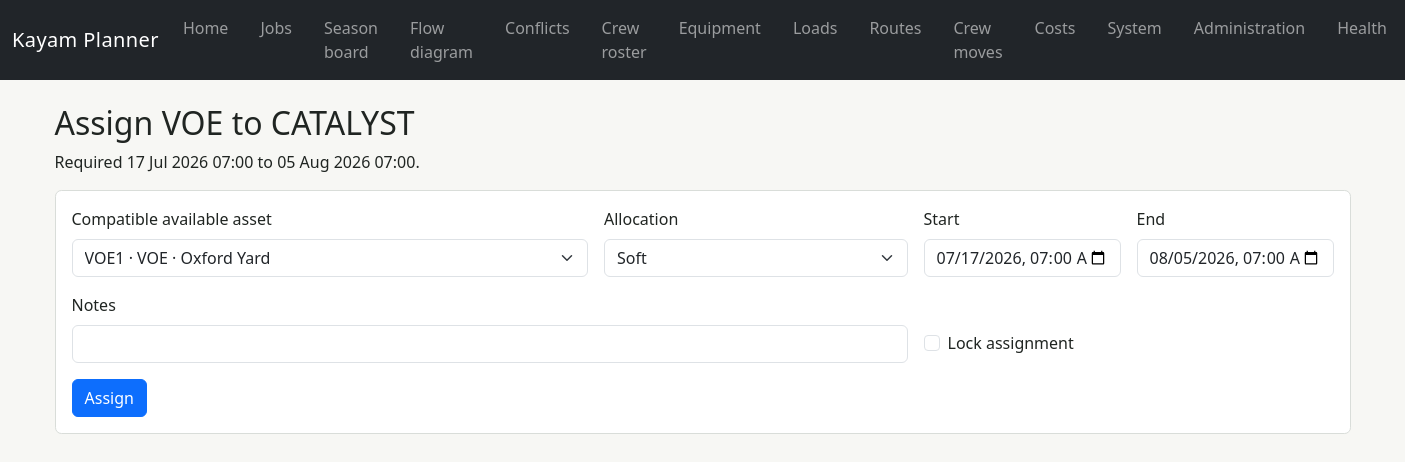
Page /jobs/1/equipment/1/assign on the committed database.
### app/models/administration.py (models this page shows)
class EquipmentType(Base):
    __tablename__ = "equipment_types"
    __table_args__ = (
        CheckConstraint("section_capacity_units >= 0", name="section_units_nonnegative"),
        CheckConstraint("pole_capacity_units >= 0", name="pole_units_nonnegative"),
        CheckConstraint("ancillary_capacity_units >= 0", name="ancillary_units_nonnegative"),
        CheckConstraint("weight_kg >= 0", name="weight_nonnegative"),
        CheckConstraint("pack_size > 0", name="pack_size_positive"),
        CheckConstraint(
            "maintenance_interval_days IS NULL OR maintenance_interval_days >= 0",
            name="maintenance_interval_nonnegative",
        ),
    )
    id: Mapped[int] = mapped_column(primary_key=True)
    code: Mapped[str] = mapped_column(String(50), unique=True, index=True)
    name: Mapped[str] = mapped_column(String(150))
    category: Mapped[str] = mapped_column(String(100))
    tent_family_id: Mapped[int | None] = mapped_column(ForeignKey("tent_families.id"))
    tracking_mode: Mapped[TrackingMode] = mapped_column(
        Enum(TrackingMode, native_enum=False, length=20), default=TrackingMode.INDIVIDUAL
    )
    pack_size: Mapped[int] = mapped_column(Integer, default=1)
    section_capacity_units: Mapped[Decimal] = mapped_column(Numeric(10, 2), default=0)
    pole_capacity_units: Mapped[Decimal] = mapped_column(Numeric(10, 2), default=0)
    ancillary_capacity_units: Mapped[Decimal] = mapped_column(Numeric(10, 2), default=0)
    weight_kg: Mapped[Decimal] = mapped_column(Numeric(10, 2), default=0)
    default_build_stage: Mapped[BuildStage] = mapped_column(
        Enum(BuildStage, native_enum=False, length=40),
        default=BuildStage.COMPLETION_AND_ANCILLARY,
    )
    maintenance_interval_days: Mapped[int | None] = mapped_column(Integer)
    active: Mapped[bool] = mapped_column(Boolean, default=True)
    notes: Mapped[str | None] = mapped_column(Text)
    tent_family: Mapped[TentFamily | None] = relationship(
        back_populates="equipment_types", foreign_keys=[tent_family_id]
    )
    assets: Mapped[list[EquipmentAsset]] = relationship(back_populates="equipment_type")
    outgoing_links: Mapped[list[EquipmentLink]] = relationship(
        back_populates="parent_equipment_type",
        foreign_keys="EquipmentLink.parent_equipment_type_id",
        cascade="all, delete-orphan",
    )

### app/models/jobs.py (models this page shows, shortened)
class Job(Base):
    __tablename__ = "jobs"
    __table_args__ = (
        CheckConstraint(
            "confidence_percent IS NULL OR confidence_percent BETWEEN 0 AND 100",
            name="confidence_range",
        ),
        CheckConstraint("contract_revenue >= 0", name="contract_revenue_nonnegative"),
        CheckConstraint(
            "site_clear_by IS NULL OR site_access_at IS NULL OR site_clear_by >= site_access_at",
            name="clear_after_access",
        ),
    )
    id: Mapped[int] = mapped_column(primary_key=True)
    job_code: Mapped[str] = mapped_column(String(50), unique=True, index=True)
    name: Mapped[str] = mapped_column(String(200), index=True)
    customer_name: Mapped[str] = mapped_column(String(200))
    location_id: Mapped[int] = mapped_column(ForeignKey("locations.id"), index=True)
    commercial_status: Mapped[CommercialStatus] = mapped_column(
        Enum(CommercialStatus, native_enum=False, length=30),
        default=CommercialStatus.ENQUIRY,
        index=True,
    )
    planning_status: Mapped[PlanningStatus] = mapped_column(
        Enum(PlanningStatus, native_enum=False, length=30),
        default=PlanningStatus.NOT_PLANNED,
        index=True,
    )
    confidence_percent: Mapped[int | None] = mapped_column(Integer)
    contract_revenue: Mapped[Decimal] = mapped_column(Numeric(14, 2), default=0)
    currency: Mapped[str] = mapped_column(String(3), default="GBP")
    site_access_at: Mapped[datetime | None] = mapped_column(AwareDateTime(), index=True)
    site_clear_by: Mapped[datetime | None] = mapped_column(AwareDateTime())
    maintenance_cover_required: Mapped[bool] = mapped_column(Boolean, default=False)
    catering_arrangement: Mapped[str | None] = mapped_column(Text)
    accommodation_arrangement: Mapped[str | None] = mapped_column(Text)
    ground_type: Mapped[str | None] = mapped_column(String(100))
    build_scope: Mapped[str | None] = mapped_column(Text)
    strike_scope: Mapped[str | None] = mapped_column(Text)
    operational_notes: Mapped[str | None] = mapped_column(Text)
    commercial_notes: Mapped[str | None] = mapped_column(Text)
    deposit_received_at: Mapped[datetime | None] = mapped_column(AwareDateTime())
    confirmed_at: Mapped[datetime | None] = mapped_column(AwareDateTime())
    cancelled_at: Mapped[datetime | None] = mapped_column(AwareDateTime())
    created_at: Mapped[datetime] = mapped_column(AwareDateTime(), default=utc_now)
    updated_at: Mapped[datetime] = mapped_column(AwareDateTime(), default=utc_now, onupdate=utc_now)
    location: Mapped[Location] = relationship()
    tent_requirements: Mapped[list[JobTentRequirement]] = relationship(
        back_populates="job", cascade="all, delete-orphan"
    )
    equipment_requirements: Mapped[list[JobEquipmentRequirement]] = relationship(
        back_populates="job", cascade="all, delete-orphan"
    )
    phases: Mapped[list[JobPhase]] = relationship(
        back_populates="job", cascade="all, delete-orphan"
    )
    local_crew_bookings: Mapped[list[LocalCrewBooking]] = relationship(
        back_populates="job", cascade="all, delete-orphan"
    )

class JobEquipmentRequirement(Base):
    __tablename__ = "job_equipment_requirements"
    __table_args__ = (
        CheckConstraint("quantity_required > 0", name="quantity_positive"),
        CheckConstraint("releasable_at >= required_on_site_at", name="date_order"),
        UniqueConstraint("job_id", "equipment_type_id", "required_stage", "source"),
    )
    id: Mapped[int] = mapped_column(primary_key=True)
    job_id: Mapped[int] = mapped_column(ForeignKey("jobs.id", ondelete="CASCADE"), index=True)
    job_tent_requirement_id: Mapped[int | None] = mapped_column(
        ForeignKey("job_tent_requirements.id", ondelete="SET NULL")
    )
    equipment_type_id: Mapped[int] = mapped_column(ForeignKey("equipment_types.id"))
    quantity_required: Mapped[int] = mapped_column(Integer)
    required_on_site_at: Mapped[datetime] = mapped_column(AwareDateTime(), index=True)
    releasable_at: Mapped[datetime] = mapped_column(AwareDateTime(), index=True)
    required_stage: Mapped[BuildStage] = mapped_column(
        Enum(BuildStage, native_enum=False, length=40)
    )
    source: Mapped[RequirementSource] = mapped_column(
        Enum(RequirementSource, native_enum=False, length=20), default=RequirementSource.GENERATED
    )
    status: Mapped[RequirementStatus] = mapped_column(
        Enum(RequirementStatus, native_enum=False, length=30), default=RequirementStatus.UNRESOLVED
    )
    notes: Mapped[str | None] = mapped_column(Text)
    job: Mapped[Job] = relationship(back_populates="equipment_requirements")
    tent_requirement: Mapped[JobTentRequirement | None] = relationship()
    equipment_type: Mapped[EquipmentType] = relationship()
    assignments: Mapped[list[EquipmentAssignment]] = relationship(
        back_populates="requirement", cascade="all, delete-orphan"
    )

### app/routes/equipment_planning.py (the view)
@router.get("/jobs/{job_id}/equipment/{requirement_id}/assign", response_class=HTMLResponse)
def assignment_form(
    request: Request,
    job_id: int,
    requirement_id: int,
    session: SessionDependency,
) -> HTMLResponse:
    requirement = session.get(JobEquipmentRequirement, requirement_id)
    if requirement is None or requirement.job_id != job_id:
        raise HTTPException(status_code=404, detail="Equipment requirement not found")
    candidates = EquipmentPlanningService(session).candidates(requirement)
    return templates.TemplateResponse(
        request=request,
        name="equipment/assignment_form.html",
        context={
            "requirement": requirement,
            "candidates": candidates,
            "strengths": AllocationStrength,
            "errors": [],
        },
    )

### app/templates/equipment/assignment_form.html (shortened to what this page needs)
{% extends "base.html" %}
{% block content %}<h1 class="h2">Assign {{ requirement.equipment_type.code }} to {{ requirement.job.name }}</h1><p>Required {{ requirement.required_on_site_at.strftime('%d %b %Y %H:%M') }} to {{ requirement.releasable_at.strftime('%d %b %Y %H:%M') }}.</p>{% if errors %}<div class="alert alert-danger">{{ errors|join('; ') }}</div>{% endif %}<form method="post" class="form-section"><div class="row g-3"><div class="col-md-5"><label class="form-label" for="equipment_asset_id">Compatible available asset</label><select class="form-select" id="equipment_asset_id" name="equipment_asset_id" required>{% for asset in candidates %}<option value="{{ asset.id }}">{{ asset.asset_code }} · {{ asset.equipment_type.code }} · {{ asset.initial_location.name if asset.initial_location else 'unknown location' }}</option>{% endfor %}</select></div><div class="col-md-3"><label class="form-label" for="allocation_strength">Allocation</label><select class="form-select" id="allocation_strength" name="allocation_strength">{% for strength in strengths %}<option value="{{ strength.value }}">{{ strength.value|title }}</option>{% endfor %}</select></div><div class="col-md-2"><label class="form-label" for="start_at">Start</label><input class="form-control" type="datetime-local" id="start_at" name="start_at" value="{{ requirement.required_on_site_at.strftime('%Y-%m-%dT%H:%M') }}" required></div><div class="col-md-2"><label class="form-label" for="end_at">End</label><input class="form-control" type="datetime-local" id="end_at" name="end_at" value="{{ requirement.releasable_at.strftime('%Y-%m-%dT%H:%M') }}" required></div><div class="col-md-8"><label class="form-label" for="notes">Notes</label><input class="form-control" id="notes" name="notes"></div><div class="col-md-4 d-flex align-items-end"><div class="form-check mb-2"><input class="form-check-input" type="checkbox" id="locked" name="locked"><label class="form-check-label" for="locked">Lock assignment</label></div></div></div><div class="mt-3"><button class="btn btn-primary" type="submit">Assign</button></div></form>{% if not candidates %}<div class="alert alert-warning">No compatible asset is currently free for this interval.</div>{% endif %}{% endblock %}

### app/static/css/app.css (style rules this page uses)
:root { --kayam-focus: #f3b61f; }
body { background: #f7f7f4; color: #202522; }
.form-section, .planning-section { background: #fff; border: 1px solid #d9ddd9; border-radius: 0.4rem; margin-bottom: 1rem; padding: 1rem; }

### rows in the picture
EquipmentType: equipment_type.code "VOE"
Job: job.name "CATALYST"
JobEquipmentRequirement: required_on_site_at "17 Jul 2026 07:00", releasable_at "05 Aug 2026 07:00", start_at "07/17/2026 07:00", end_at "08/05/2026 07:00"

### other values in the picture
form field equipment_asset_id "VOE1 · VOE · Oxford Yard"
form field allocation_strength "Soft"
